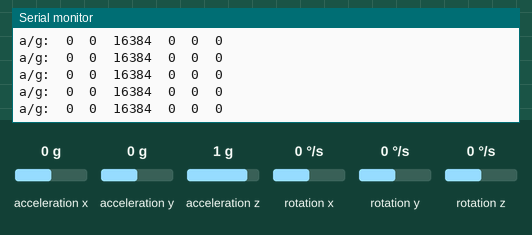
Recording of a sketch running on a simulated Seeed XIAO ESP32-C3. On the bench: the last lines printed to the serial monitor. The inputs (shaded band) are chosen by the test bench; at power-on: acceleration x 0 g, acceleration y 0 g, acceleration z 1 g, rotation x 0 °/s, rotation y 0 °/s, rotation z 0 °/s.

Above: at 1.2 s.
1.3 s: acceleration x set to 0.8 g
At 1.8 s:
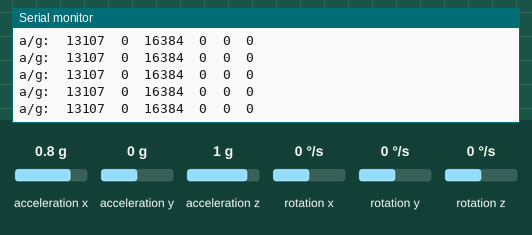
4.3 s: acceleration y set to -1.4 g
At 5.0 s:
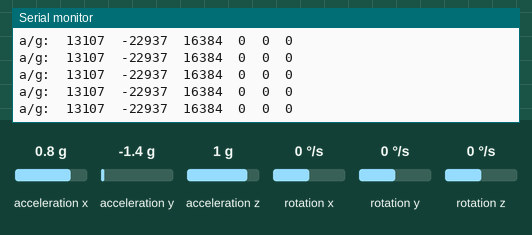
5.8 s: acceleration z set to -1.4 g
At 6.3 s:
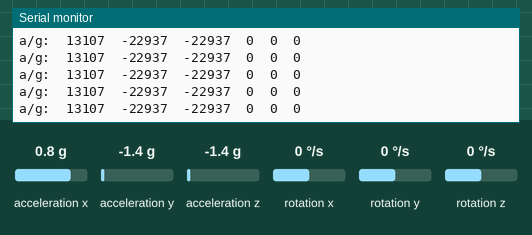
8.8 s: rotation x set to -192 °/s
At 9.6 s:
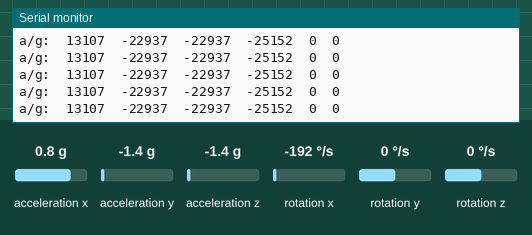
11.8 s: rotation y set to -192 °/s
At 12.5 s:
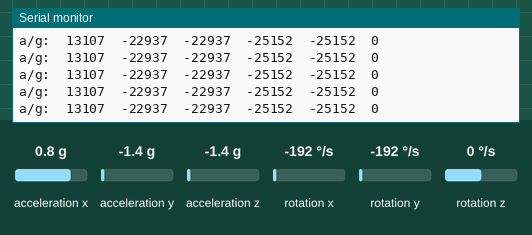

Measured:
- after the input at 1.3 s, the serial monitor: prints a new line at once (image 1)
- after the input at 4.3 s, the serial monitor: prints a new line at once (image 2)
- after the input at 5.8 s, the serial monitor: prints a new line at once (image 3)
- after the input at 8.8 s, the serial monitor: prints a new line at once (image 4)
- after the input at 11.8 s, the serial monitor: prints a new line at once (image 5)

The sketch:

mpu6050.ino
```cpp
// I2Cdev and MPU6050 must be installed as libraries, or else the .cpp/.h files
// for both classes must be in the include path of your project
#include "I2Cdev.h"
#include "MPU6050.h"
#include "Wire.h"

MPU6050 accelgyro;

int16_t ax, ay, az;
int16_t gx, gy, gz;

void setup() {
    Wire.begin();

    // initialize serial communication
    // (38400 chosen because it works as well at 8MHz as it does at 16MHz, but
    // it's really up to you depending on your project)
    Serial.begin(38400);

    // initialize device
    Serial.println("Initializing I2C devices...");
    accelgyro.initialize();

    // verify connection
    Serial.println("Testing device connections...");
    Serial.println(accelgyro.testConnection() ? "MPU6050 connection successful" : "MPU6050 connection failed");

    // use the code below to change accel/gyro offset values
    /*
    Serial.println("Updating internal sensor offsets...");
    // -76	-2359	1688	0	0	0
    Serial.print(accelgyro.getXAccelOffset()); Serial.print("\t"); // -76
    Serial.print(accelgyro.getYAccelOffset()); Serial.print("\t"); // -2359
    Serial.print(accelgyro.getZAccelOffset()); Serial.print("\t"); // 1688
    Serial.print(accelgyro.getXGyroOffset()); Serial.print("\t"); // 0
    Serial.print(accelgyro.getYGyroOffset()); Serial.print("\t"); // 0
    Serial.print(accelgyro.getZGyroOffset()); Serial.print("\t"); // 0
    Serial.print("\n");
    accelgyro.setXGyroOffset(220);
    accelgyro.setYGyroOffset(76);
    accelgyro.setZGyroOffset(-85);
    Serial.print(accelgyro.getXAccelOffset()); Serial.print("\t"); // -76
    Serial.print(accelgyro.getYAccelOffset()); Serial.print("\t"); // -2359
    Serial.print(accelgyro.getZAccelOffset()); Serial.print("\t"); // 1688
    Serial.print(accelgyro.getXGyroOffset()); Serial.print("\t"); // 0
    Serial.print(accelgyro.getYGyroOffset()); Serial.print("\t"); // 0
    Serial.print(accelgyro.getZGyroOffset()); Serial.print("\t"); // 0
    Serial.print("\n");
    */

}

void loop() {
    // read raw accel/gyro measurements from device
    accelgyro.getMotion6(&ax, &ay, &az, &gx, &gy, &gz);

    // these methods (and a few others) are also available
    //accelgyro.getAcceleration(&ax, &ay, &az);
    //accelgyro.getRotation(&gx, &gy, &gz);
    // display tab-separated accel/gyro x/y/z values
    Serial.print("a/g:\t");
    Serial.print(ax); Serial.print("\t");
    Serial.print(ay); Serial.print("\t");
    Serial.print(az); Serial.print("\t");
    Serial.print(gx); Serial.print("\t");
    Serial.print(gy); Serial.print("\t");
    Serial.println(gz);
}
```
